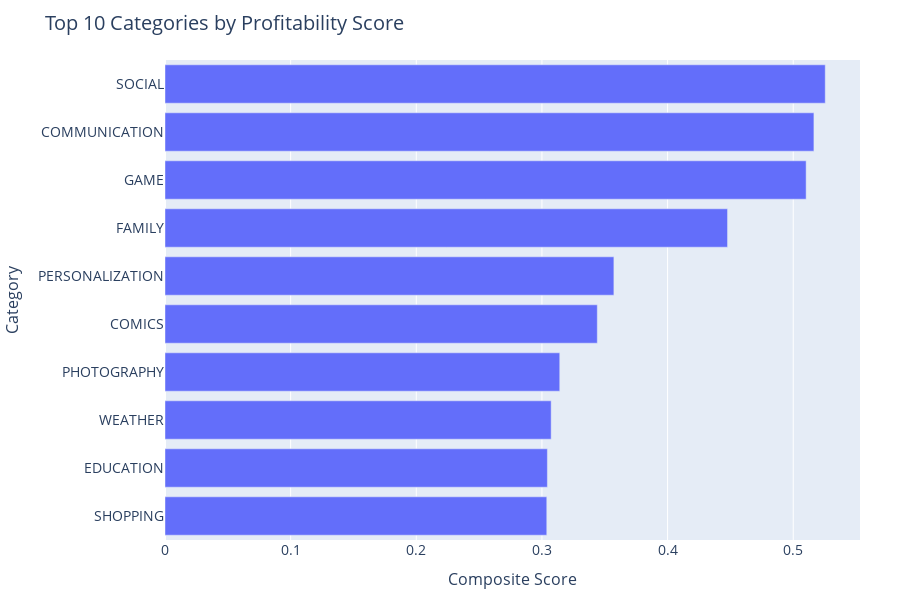

Notebook code cell kept with this figure:
### Code cell
top_profit = category_summary.sort_values(by='Profitability_Score', ascending=False).head(10)
fig5 = px.bar(top_profit,
              x='Profitability_Score',
              y='Category',
              orientation='h',
              title='Top 10 Categories by Profitability Score',
              labels={'Profitability_Score': 'Composite Score'})
fig5.update_layout(yaxis=dict(autorange='reversed'))
fig5.update_layout(
    title_font_size=20,
    xaxis_title_font_size=16,
    yaxis_title_font_size=16,
    font=dict(size=14),
    height=600,
    width=900,
    margin=dict(l=80, r=40, t=60, b=60)
)

fig5.show()

### Figure 1 — Plotly figure (JSON) as saved in the notebook; plotly's stock layout.template omitted (floating-point values rounded to 4 significant figures)
{"data": [{"alignmentgroup": "True", "hovertemplate": "Composite Score=%{x}<br>Category=%{y}<extra></extra>", "legendgroup": "", "marker": {"color": "#636efa", "pattern": {"shape": ""}}, "name": "", "offsetgroup": "", "orientation": "h", "showlegend": false, "textposition": "auto", "type": "bar", "x": [0.5255, 0.5165, 0.5103, 0.4477, 0.3573, 0.3441, 0.3142, 0.3073, 0.3043, 0.3039], "xaxis": "x", "y": ["SOCIAL", "COMMUNICATION", "GAME", "FAMILY", "PERSONALIZATION", "COMICS", "PHOTOGRAPHY", "WEATHER", "EDUCATION", "SHOPPING"], "yaxis": "y"}], "layout": {"barmode": "relative", "font": {"size": 14}, "height": 600, "legend": {"tracegroupgap": 0}, "margin": {"b": 60, "l": 80, "r": 40, "t": 60}, "title": {"font": {"size": 20}, "text": "Top 10 Categories by Profitability Score"}, "width": 900, "xaxis": {"anchor": "y", "domain": [0, 1], "title": {"font": {"size": 16}, "text": "Composite Score"}}, "yaxis": {"anchor": "x", "autorange": "reversed", "domain": [0, 1], "title": {"font": {"size": 16}, "text": "Category"}}}}
